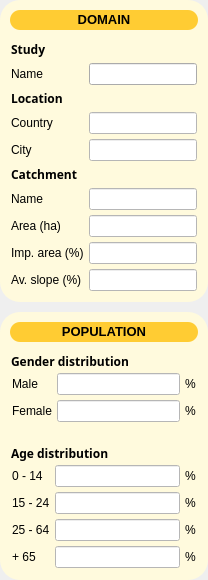
           <widget class="QWidget" name="Col1" native="true">
            <property name="sizePolicy">
             <sizepolicy hsizetype="Preferred" vsizetype="Preferred">
              <horstretch>0</horstretch>
              <verstretch>0</verstretch>
             </sizepolicy>
            </property>
            <property name="styleSheet">
             <string notr="true"/>
            </property>
            <layout class="QVBoxLayout" name="verticalLayout_11" stretch="0,0">
             <property name="spacing">
              <number>10</number>
             </property>
             <property name="leftMargin">
              <number>0</number>
             </property>
             <property name="topMargin">
              <number>0</number>
             </property>
             <property name="rightMargin">
              <number>0</number>
             </property>
             <property name="bottomMargin">
              <number>0</number>
             </property>
             <item>
              <widget class="QFrame" name="Domain_Frame">
               <property name="styleSheet">
                <string notr="true">QFrame{
background-color: #FFFADD;
border-radius: 20px
}</string>
               </property>
               <layout class="QVBoxLayout" name="verticalLayout_14" stretch="0,0">
                <property name="spacing">
                 <number>10</number>
                </property>
                <property name="leftMargin">
                 <number>10</number>
                </property>
                <property name="topMargin">
                 <number>10</number>
                </property>
                <property name="rightMargin">
                 <number>10</number>
                </property>
                <property name="bottomMargin">
                 <number>10</number>
                </property>
                <item>
                 <widget class="QLabel" name="Domain_Label">
                  <property name="enabled">
                   <bool>true</bool>
                  </property>
                  <property name="minimumSize">
                   <size>
                    <width>0</width>
                    <height>20</height>
                   </size>
                  </property>
                  <property name="font">
                   <font>
                    <family>Segoe UI</family>
                    <pointsize>10</pointsize>
                   </font>
                  </property>
                  <property name="styleSheet">
                   <string notr="true">background-color: #ffcc33;	
border-radius: 10px</string>
                  </property>
                  <property name="text">
                   <string>&lt;html&gt;&lt;head/&gt;&lt;body&gt;&lt;p align=&quot;center&quot;&gt;&lt;span style=&quot; font-weight:700;&quot;&gt;DOMAIN&lt;/span&gt;&lt;/p&gt;&lt;/body&gt;&lt;/html&gt;</string>
                  </property>
                 </widget>
                </item>
                <item>
                 <widget class="QWidget" name="widget_34" native="true">
                  <layout class="QVBoxLayout" name="verticalLayout_29" stretch="0">
                   <property name="spacing">
                    <number>2</number>
                   </property>
                   <property name="leftMargin">
                    <number>1</number>
                   </property>
                   <property name="topMargin">
                    <number>1</number>
                   </property>
                   <property name="rightMargin">
                    <number>1</number>
                   </property>
                   <property name="bottomMargin">
                    <number>1</number>
                   </property>
                   <item>
                    <layout class="QFormLayout" name="Domain_Form">
                     <property name="horizontalSpacing">
                      <number>5</number>
                     </property>
                     <property name="verticalSpacing">
                      <number>5</number>
                     </property>
                     <item row="2" column="0">
                      <widget class="QLabel" name="Location_Label">
                       <property name="font">
                        <font>
                         <family>Segoe UI Variable Text Semiligh</family>
                         <bold>true</bold>
                        </font>
                       </property>
                       <property name="text">
                        <string>Location</string>
                       </property>
                       <property name="textFormat">
                        <enum>Qt::PlainText</enum>
                       </property>
                      </widget>
                     </item>
                     <item row="3" column="0">
                      <widget class="QLabel" name="Country_Label">
                       <property name="text">
                        <string>Country</string>
                       </property>
                      </widget>
                     </item>
                     <item row="3" column="1">
                      <widget class="QLineEdit" name="Country_LineEdit">
                       <property name="styleSheet">
                        <string notr="true">background-color: white</string>
                       </property>
                       <property name="alignment">
                        <set>Qt::AlignCenter</set>
                       </property>
                      </widget>
                     </item>
                     <item row="4" column="0">
                      <widget class="QLabel" name="City_Label">
                       <property name="text">
                        <string>City</string>
                       </property>
                      </widget>
                     </item>
                     <item row="4" column="1">
                      <widget class="QLineEdit" name="City_LineEdit">
                       <property name="styleSheet">
                        <string notr="true">background-color: white</string>
                       </property>
                       <property name="alignment">
                        <set>Qt::AlignCenter</set>
                       </property>
                      </widget>
                     </item>
                     <item row="5" column="0">
                      <widget class="QLabel" name="Cat_Label">
                       <property name="font">
                        <font>
                         <family>Segoe UI Variable Text Semiligh</family>
                         <bold>true</bold>
                        </font>
                       </property>
                       <property name="text">
                        <string>Catchment</string>
                       </property>
                       <property name="textFormat">
                        <enum>Qt::PlainText</enum>
                       </property>
                      </widget>
                     </item>
                     <item row="6" column="0">
                      <widget class="QLabel" name="CatName_Label">
                       <property name="text">
                        <string>Name</string>
                       </property>
                      </widget>
                     </item>
                     <item row="6" column="1">
                      <widget class="QLineEdit" name="CatName_LineEdit">
                       <property name="styleSheet">
                        <string notr="true">background-color: white</string>
                       </property>
                       <property name="alignment">
                        <set>Qt::AlignCenter</set>
                       </property>
                      </widget>
                     </item>
                     <item row="7" column="0">
                      <widget class="QLabel" name="CatArea_Label">
                       <property name="text">
                        <string>Area (ha)</string>
                       </property>
                      </widget>
                     </item>
                     <item row="7" column="1">
                      <widget class="QLineEdit" name="CatArea_LineEdit">
                       <property name="styleSheet">
                        <string notr="true">background-color: white</string>
                       </property>
                       <property name="inputMask">
                        <string/>
                       </property>
                       <property name="text">
                        <string/>
                       </property>
                       <property name="frame">
                        <bool>true</bool>
                       </property>
                       <property name="alignment">
                        <set>Qt::AlignCenter</set>
                       </property>
                      </widget>
                     </item>
                     <item row="8" column="0">
                      <widget class="QLabel" name="CatImp_Label">
                       <property name="text">
                        <string>Imp. area (%)</string>
                       </property>
                      </widget>
                     </item>
                     <item row="8" column="1">
                      <widget class="QLineEdit" name="CatImp_LineEdit">
                       <property name="styleSheet">
                        <string notr="true">background-color: white</string>
                       </property>
                       <property name="alignment">
                        <set>Qt::AlignCenter</set>
                       </property>
                      </widget>
                     </item>
                     <item row="9" column="0">
                      <widget class="QLabel" name="CatSlope_Label">
                       <property name="text">
                        <string>Av. slope (%)</string>
                       </property>
                      </widget>
                     </item>
                     <item row="9" column="1">
                      <widget class="QLineEdit" name="CatSlope_LineEdit">
                       <property name="styleSheet">
                        <string notr="true">background-color: white</string>
                       </property>
                       <property name="alignment">
                        <set>Qt::AlignCenter</set>
                       </property>
                      </widget>
                     </item>
                     <item row="1" column="0">
                      <widget class="QLabel" name="StudyName_Label">
                       <property name="text">
                        <string>Name</string>
                       </property>
                      </widget>
                     </item>
                     <item row="1" column="1">
                      <widget class="QLineEdit" name="StudyName_LineEdit">
                       <property name="styleSheet">
                        <string notr="true"/>
                       </property>
                       <property name="alignment">
                        <set>Qt::AlignCenter</set>
                       </property>
                      </widget>
                     </item>
                     <item row="0" column="0">
                      <widget class="QLabel" name="Study_Label">
                       <property name="font">
                        <font>
                         <family>Segoe UI Variable Text Semiligh</family>
                         <bold>true</bold>
                        </font>
                       </property>
                       <property name="text">
                        <string>&lt;html&gt;&lt;head/&gt;&lt;body&gt;&lt;p&gt;Study&lt;/p&gt;&lt;/body&gt;&lt;/html&gt;</string>
                       </property>
                      </widget>
                     </item>
                    </layout>
                   </item>
                  </layout>
                 </widget>
                </item>
               </layout>
              </widget>
             </item>
             <item>
              <widget class="QFrame" name="Population_Frame">
               <property name="styleSheet">
                <string notr="true">QFrame{
background-color: #FFFADD;
border-radius: 20px
}</string>
               </property>
               <layout class="QVBoxLayout" name="verticalLayout_15" stretch="0,1,0,1">
                <property name="spacing">
                 <number>10</number>
                </property>
                <property name="leftMargin">
                 <number>10</number>
                </property>
                <property name="topMargin">
                 <number>10</number>
                </property>
                <property name="rightMargin">
                 <number>10</number>
                </property>
                <property name="bottomMargin">
                 <number>10</number>
                </property>
                <item>
                 <widget class="QLabel" name="Population_Label">
                  <property name="minimumSize">
                   <size>
                    <width>0</width>
                    <height>20</height>
                   </size>
                  </property>
                  <property name="font">
                   <font>
                    <pointsize>10</pointsize>
                   </font>
                  </property>
                  <property name="styleSheet">
                   <string notr="true">background-color: #ffcc33;	
border-radius: 10px</string>
                  </property>
                  <property name="text">
                   <string>&lt;html&gt;&lt;head/&gt;&lt;body&gt;&lt;p align=&quot;center&quot;&gt;&lt;span style=&quot; font-weight:700;&quot;&gt;POPULATION&lt;/span&gt;&lt;/p&gt;&lt;/body&gt;&lt;/html&gt;</string>
                  </property>
                 </widget>
                </item>
                <item>
                 <widget class="QWidget" name="Gender_Widget" native="true">
                  <layout class="QVBoxLayout" name="verticalLayout_4" stretch="0,0">
                   <property name="spacing">
                    <number>2</number>
                   </property>
                   <property name="leftMargin">
                    <number>1</number>
                   </property>
                   <property name="topMargin">
                    <number>1</number>
                   </property>
                   <property name="rightMargin">
                    <number>1</number>
                   </property>
                   <property name="bottomMargin">
                    <number>1</number>
                   </property>
                   <item>
                    <widget class="QLabel" name="Gender_Label">
                     <property name="font">
                      <font>
                       <family>Segoe UI Variable Text Semiligh</family>
                       <bold>true</bold>
                      </font>
                     </property>
                     <property name="text">
                      <string>Gender distribution</string>
                     </property>
                     <property name="textFormat">
                      <enum>Qt::PlainText</enum>
                     </property>
                    </widget>
                   </item>
                   <item>
                    <widget class="QWidget" name="GenderContent_Widget" native="true">
                     <layout class="QHBoxLayout" name="horizontalLayout_8">
                      <property name="spacing">
                       <number>5</number>
                      </property>
                      <property name="leftMargin">
                       <number>1</number>
                      </property>
                      <property name="topMargin">
                       <number>1</number>
                      </property>
                      <property name="rightMargin">
                       <number>1</number>
                      </property>
                      <property name="bottomMargin">
                       <number>1</number>
                      </property>
                      <item>
                       <layout class="QGridLayout" name="gridLayout_2">
                        <item row="1" column="0">
                         <widget class="QLabel" name="Female_Label">
                          <property name="text">
                           <string>Female</string>
                          </property>
                         </widget>
                        </item>
                        <item row="0" column="2">
                         <widget class="QLabel" name="label_10">
                          <property name="text">
                           <string>%</string>
                          </property>
                         </widget>
                        </item>
                        <item row="0" column="1">
                         <widget class="QLineEdit" name="Male_LineEdit">
                          <property name="styleSheet">
                           <string notr="true">background-color: white</string>
                          </property>
                          <property name="alignment">
                           <set>Qt::AlignCenter</set>
                          </property>
                         </widget>
                        </item>
                        <item row="1" column="1">
                         <widget class="QLineEdit" name="Female_LineEdit">
                          <property name="styleSheet">
                           <string notr="true">background-color: white</string>
                          </property>
                          <property name="alignment">
                           <set>Qt::AlignCenter</set>
                          </property>
                         </widget>
                        </item>
                        <item row="0" column="0">
                         <widget class="QLabel" name="Male_Label">
                          <property name="text">
                           <string>Male</string>
                          </property>
                         </widget>
                        </item>
                        <item row="1" column="2">
                         <widget class="QLabel" name="label_11">
                          <property name="text">
                           <string>%</string>
                          </property>
                         </widget>
                        </item>
                       </layout>
                      </item>
                     </layout>
                    </widget>
                   </item>
                  </layout>
                 </widget>
                </item>
                <item>
                 <spacer name="verticalSpacer_11">
                  <property name="orientation">
                   <enum>Qt::Vertical</enum>
                  </property>
                  <property name="sizeType">
                   <enum>QSizePolicy::Minimum</enum>
                  </property>
                  <property name="sizeHint" stdset="0">
                   <size>
                    <width>20</width>
                    <height>10</height>
                   </size>
                  </property>
                 </spacer>
                </item>
                <item>
                 <widget class="QWidget" name="Age_Widget" native="true">
                  <layout class="QVBoxLayout" name="verticalLayout_16" stretch="0,0">
                   <property name="spacing">
                    <number>2</number>
                   </property>
                   <property name="leftMargin">
                    <number>1</number>
                   </property>
                   <property name="topMargin">
                    <number>1</number>
                   </property>
                   <property name="rightMargin">
                    <number>1</number>
                   </property>
                   <property name="bottomMargin">
                    <number>1</number>
                   </property>
                   <item>
                    <widget class="QLabel" name="Age_Label">
                     <property name="font">
                      <font>
                       <family>Segoe UI Variable Text Semiligh</family>
                       <bold>true</bold>
                      </font>
                     </property>
                     <property name="text">
                      <string>Age distribution</string>
                     </property>
                     <property name="textFormat">
                      <enum>Qt::PlainText</enum>
                     </property>
                    </widget>
                   </item>
                   <item>
                    <widget class="QWidget" name="widget_11" native="true">
                     <layout class="QHBoxLayout" name="horizontalLayout_9">
                      <property name="spacing">
                       <number>5</number>
                      </property>
                      <property name="leftMargin">
                       <number>1</number>
                      </property>
                      <property name="topMargin">
                       <number>1</number>
                      </property>
                      <property name="rightMargin">
                       <number>1</number>
                      </property>
                      <property name="bottomMargin">
                       <number>1</number>
                      </property>
                      <item>
                       <layout class="QGridLayout" name="gridLayout">
                        <item row="0" column="0">
                         <widget class="QLabel" name="Age1_Label">
                          <property name="text">
                           <string>0 - 14</string>
                          </property>
                         </widget>
                        </item>
                        <item row="3" column="1">
                         <widget class="QLineEdit" name="Age4_LineEdit">
                          <property name="styleSheet">
                           <string notr="true">background-color: white</string>
                          </property>
                          <property name="alignment">
                           <set>Qt::AlignCenter</set>
                          </property>
                         </widget>
                        </item>
                        <item row="2" column="0">
                         <widget class="QLabel" name="Age3_Label">
                          <property name="text">
                           <string>25 - 64</string>
                          </property>
                         </widget>
                        </item>
                        <item row="1" column="1">
                         <widget class="QLineEdit" name="Age2_LineEdit">
                          <property name="styleSheet">
                           <string notr="true">background-color: white</string>
                          </property>
                          <property name="alignment">
                           <set>Qt::AlignCenter</set>
                          </property>
                         </widget>
                        </item>
                        <item row="0" column="1">
                         <widget class="QLineEdit" name="Age1_LineEdit">
                          <property name="styleSheet">
                           <string notr="true">background-color: white</string>
                          </property>
                          <property name="alignment">
                           <set>Qt::AlignCenter</set>
                          </property>
                         </widget>
                        </item>
                        <item row="3" column="0">
                         <widget class="QLabel" name="Age4_Label">
                          <property name="text">
                           <string>+ 65</string>
                          </property>
                         </widget>
                        </item>
                        <item row="1" column="0">
                         <widget class="QLabel" name="Age2_Label">
                          <property name="text">
                           <string>15 - 24</string>
                          </property>
                         </widget>
                        </item>
                        <item row="2" column="1">
                         <widget class="QLineEdit" name="Age3_LineEdit">
                          <property name="styleSheet">
                           <string notr="true">background-color: white</string>
                          </property>
                          <property name="alignment">
                           <set>Qt::AlignCenter</set>
                          </property>
                         </widget>
                        </item>
                        <item row="0" column="2">
                         <widget class="QLabel" name="label_6">
                          <property name="text">
                           <string>%</string>
                          </property>
                         </widget>
                        </item>
                        <item row="1" column="2">
                         <widget class="QLabel" name="label_7">
                          <property name="text">
                           <string>%</string>
                          </property>
                         </widget>
                        </item>
                        <item row="2" column="2">
                         <widget class="QLabel" name="label_8">
                          <property name="text">
                           <string>%</string>
                          </property>
                         </widget>
                        </item>
                        <item row="3" column="2">
                         <widget class="QLabel" name="label_9">
                          <property name="text">
                           <string>%</string>
                          </property>
                         </widget>
                        </item>
                       </layout>
                      </item>
                     </layout>
                    </widget>
                   </item>
                  </layout>
                 </widget>
                </item>
               </layout>
              </widget>
             </item>
            </layout>
           </widget>
